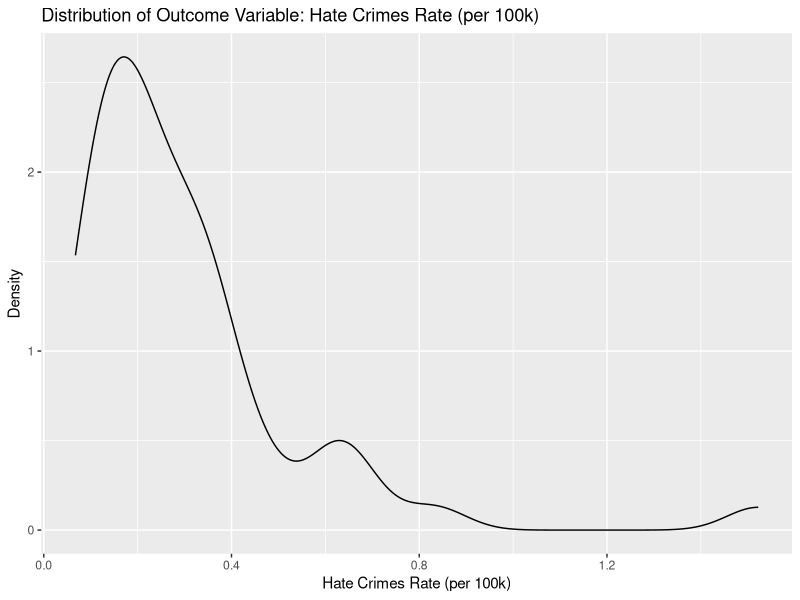
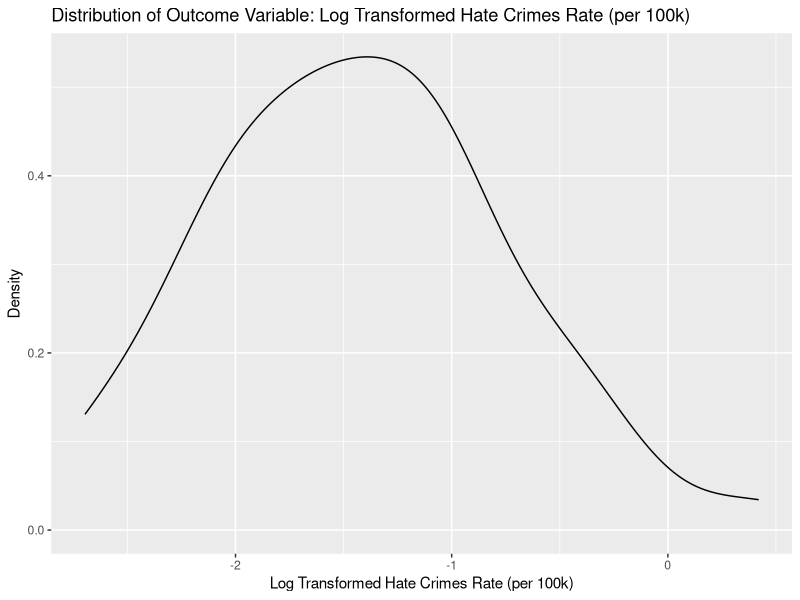
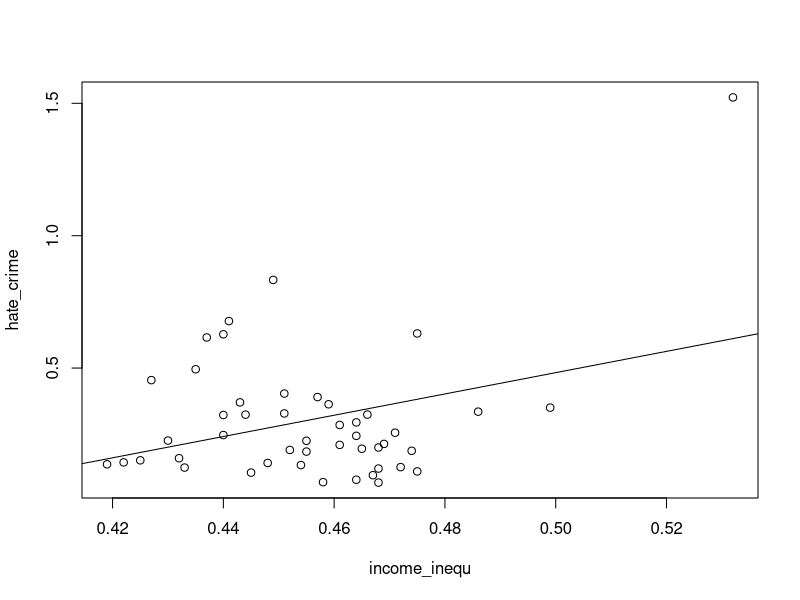
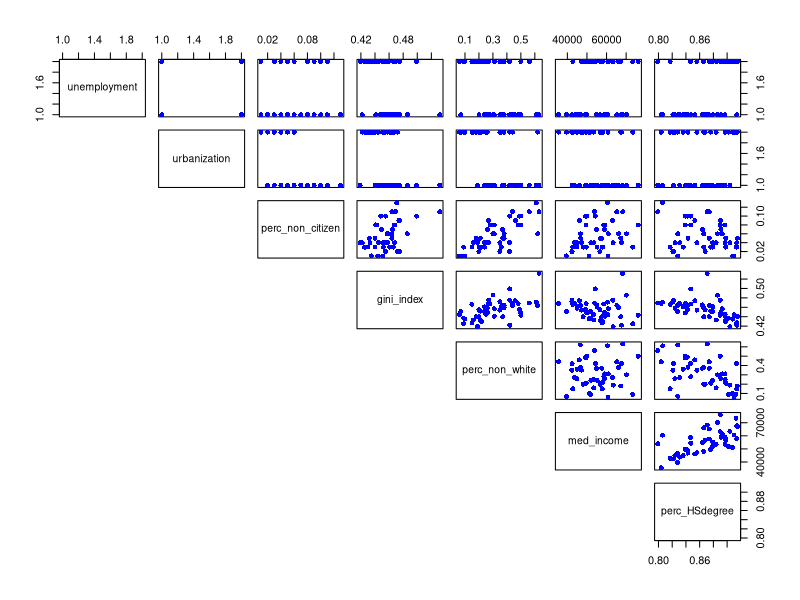
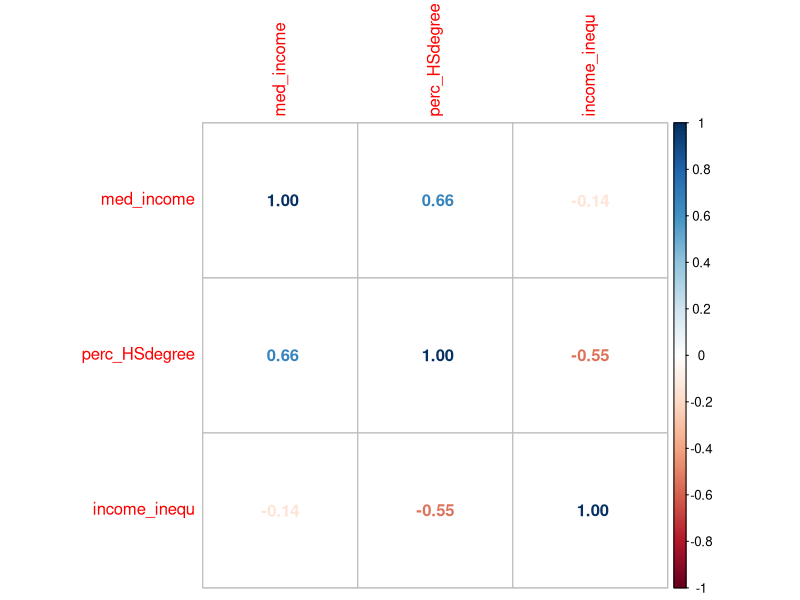

R code for these plots, in order:
## ---- chunk 1
# Load libraries
rm(list = ls())
library(tidyverse)
library(arsenal)
library(corrplot)
library(boot)  
## ---- chunk 2
# Load and tidy data, missing values of outcome variable are removed
hatecrimes_df <- read.csv("./data/HateCrimes.csv") %>% 
 filter(hate_crimes_per_100k_splc != 'N/A') %>% 
  mutate(
    unemployment = as.factor(unemployment),
    urbanization = as.factor(urbanization),
    hate_crime_rate = as.numeric(hate_crimes_per_100k_splc)) %>% 
  select(-hate_crimes_per_100k_splc)
## ---- chunk 3
# Summary statistics
my_labels<-list(hate_crime_rate = "Hate Crimes(per 100k)", unemployment = "Unemplotment Level", urbanization = "Urbanization Level", median_household_income = "Median Household Income(dollar)", perc_population_with_high_school_degree = "High School Degree Rate(%)", perc_non_citizen = "Non-Citizen Rate(%)", perc_non_white = "Non-White Rate(%)", gini_index =  "Gini Index")

#make controls
my_controls <- tableby.control(
               total = F,
               test=F,  # No test p-values yet
               numeric.stats = c("N", "meansd", "medianq1q3", "min", "max", "Nmiss2"),
               cat.stats = c("N", "countpct"),
               stats.labels = list(
                     meansd = "Mean (SD)",
                     medianq1q3 = "Median (Q1, Q3)",
                     min = "Min",
                     max = "Max",
                     Nmiss2 = "Missing",
                     countpct = "N (%)"))

#table 1
tab1<-tableby(~ hate_crime_rate + unemployment + urbanization + median_household_income + perc_population_with_high_school_degree + perc_non_citizen + perc_non_white + gini_index, data = hatecrimes_df, control = my_controls)
summary(tab1, title = "Descriptive Statistics: Hate Crimes per 100K Population and Possible Influential Variables", labelTranslations = my_labels, text = T)
## ---- chunk 4
#Distribution of Outcome Variable
hatecrimes_df %>% 
  ggplot(aes(x = hate_crime_rate)) +
  geom_density() +
  labs(x = 'Hate Crimes Rate (per 100k)', y = 'Density', title = 'Distribution of Outcome Variable: Hate Crimes Rate (per 100k)')
## ---- chunk 5
hatecrimes_df %>% 
  ggplot(aes(x = log(hate_crime_rate))) +
  geom_density() +
  labs(x = 'Log Transformed Hate Crimes Rate (per 100k)', y = 'Density', title = 'Distribution of Outcome Variable: Log Transformed Hate Crimes Rate (per 100k)')
## ---- chunk 6
# Correlation matrix for numeric variables 
hatecrimes_df <- hatecrimes_df %>% 
  drop_na()
hatecrimes_df %>% 
  select(hate_crime_rate, median_household_income, perc_population_with_high_school_degree, perc_non_citizen, perc_non_white, gini_index) %>% 
  cor()
## ---- chunk 7
#Potential outliers/Influential points of outcome variable

# (1) Identify unusual states by using the interval formed by 2.5 and 97.5 percentiles
lower_bound <- quantile(hatecrimes_df$hate_crime_rate, 0.025)
upper_bound <- quantile(hatecrimes_df$hate_crime_rate, 0.975)

outlier <- which(hatecrimes_df$hate_crime_rate < lower_bound | hatecrimes_df$hate_crime_rate > upper_bound)
hatecrimes_df[outlier, ] %>% select(state, hate_crime_rate)

# (2) Identify unusual states by using the rule that depicts outliers (value less than Q1 - 1.5(IQR), value greater than Q3 + 1.5(IQR)) -> Thus, look for values smaller than -0.178 or greater than 0.678

hatecrimes_df %>% 
  filter(hate_crime_rate > 0.678) %>%
  select(state, hate_crime_rate)

# (3) Identify unusual states by using studentized residual, 9th row returned: District of Columbia.
fit_full <- lm(hate_crime_rate ~ gini_index + median_household_income + perc_population_with_high_school_degree + perc_non_citizen + perc_non_white + unemployment + urbanization, data = hatecrimes_df)
stu_res<-rstandard(fit_full)
outliers_y<-stu_res[abs(stu_res)>2.5]
outliers_y
## ---- chunk 8
hatecrime = read.csv("./data/HateCrimes.csv")
hatecrime = hatecrime[!(hatecrime$hate_crimes_per_100k_splc == "N/A" ),]
hatecrime = hatecrime %>%
  mutate(med_income = median_household_income,
         perc_HSdegree = perc_population_with_high_school_degree,
         income_inequ = gini_index,
         hate_crime = as.numeric(hate_crimes_per_100k_splc)
         ) %>%
  select(-median_household_income, -perc_population_with_high_school_degree, -hate_crimes_per_100k_splc)

hatecrime_lm = lm(hate_crime ~ income_inequ, data = hatecrime)
summary(hatecrime_lm)
plot(hate_crime ~ income_inequ, data = hatecrime) + abline(hatecrime_lm)
## ---- chunk 9
plot(hatecrime[2:8], pch=16, col="blue", lower.panel = NULL)
## ---- chunk 10
hatecrime_mlr1 = lm(hate_crime ~ med_income + perc_HSdegree + income_inequ , data = hatecrime)
summary(hatecrime_mlr1)
## ---- chunk 11
hatecrimecor = hatecrime %>%
  select(med_income,perc_HSdegree,income_inequ) %>%
  cor()
corrplot(hatecrimecor, method = "number")
## ---- chunk 12
qf(0.95,3,43)
## ---- chunk 13
hatecrime_mlr2 = lm(hate_crime ~ perc_HSdegree + income_inequ , data = hatecrime)
summary(hatecrime_mlr2)
